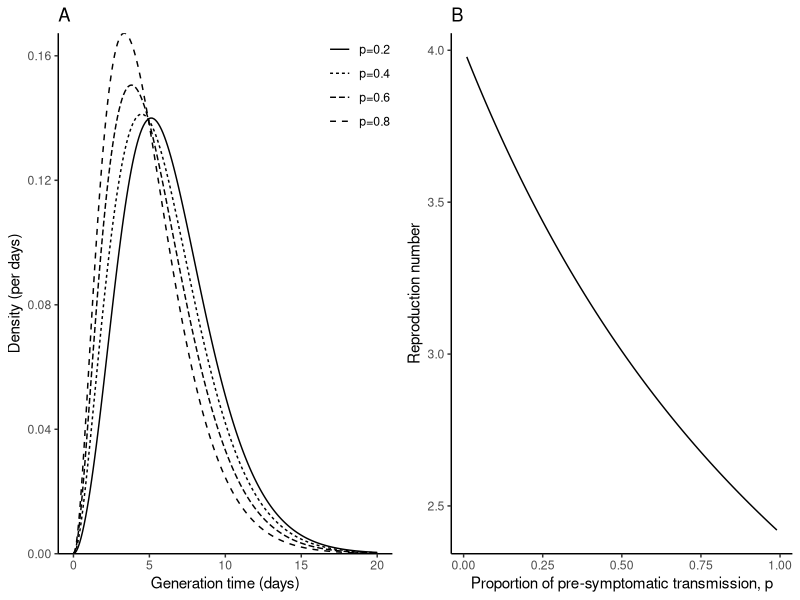

Generate this figure with R:
library(ggplot2); theme_set(theme_bw())
library(dplyr)
library(gridExtra)

r <- log(2)/3

genfun <- function(x, p=0.3, duration=2.5) {
  p * (- pgamma(x, 4, rate=2/duration) + pgamma(x, 2, rate=2/duration))/duration +
    (1-p) * (- pgamma(x, 6, rate=2/duration) + pgamma(x, 4, rate=2/duration))/duration
}

pvec <- c(0.2, 0.4, 0.6, 0.8)
tvec <- seq(0, 20, by=0.1)

genexample <- lapply(pvec, function(p) {
  data.frame(
    time=tvec,
    genden=genfun(tvec, p),
    p=paste0("p=", p)
  )
}) %>%
  bind_rows

g1 <- ggplot(genexample) +
  geom_line(aes(time, genden, lty=p)) +
  scale_x_continuous("Generation time (days)") +
  scale_y_continuous("Density (per days)", expand=c(0, 0)) +
  ggtitle("A") +
  theme(
    legend.position=c(0.9, 0.9),
    legend.title=element_blank(),
    panel.grid = element_blank(),
    panel.border = element_blank(),
    axis.line = element_line()
  )

rRexample <- lapply(seq(0.01, 0.99, by=0.01), function(p) {
  R <- 1/integrate(function(x) {
    genfun(x, p) * exp(-r*x)
  }, 0, Inf)[[1]]
  
  data.frame(
    p=p, R=R
  )
}) %>%
  bind_rows

g2 <- ggplot(rRexample) +
  geom_line(aes(p, R)) +
  scale_x_continuous("Proportion of pre-symptomatic transmission, p") +
  scale_y_continuous("Reproduction number") +
  ggtitle("B") +
  theme(
    legend.title=element_blank(),
    panel.grid = element_blank(),
    panel.border = element_blank(),
    axis.line = element_line()
  )

gtot <- grid.arrange(g1, g2, nrow=1)

ggsave("coronaexample.pdf", gtot, width=8, height=4)
